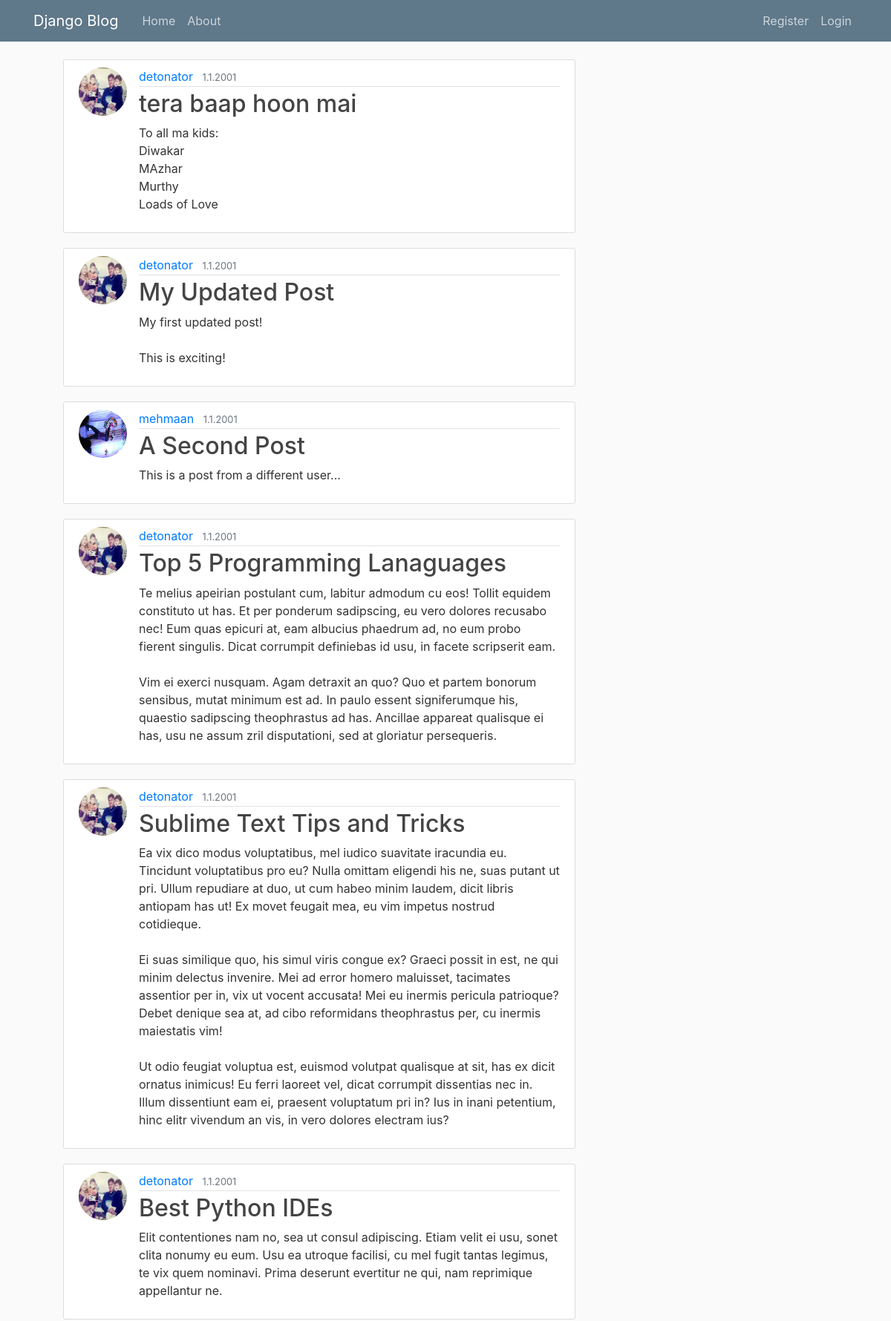
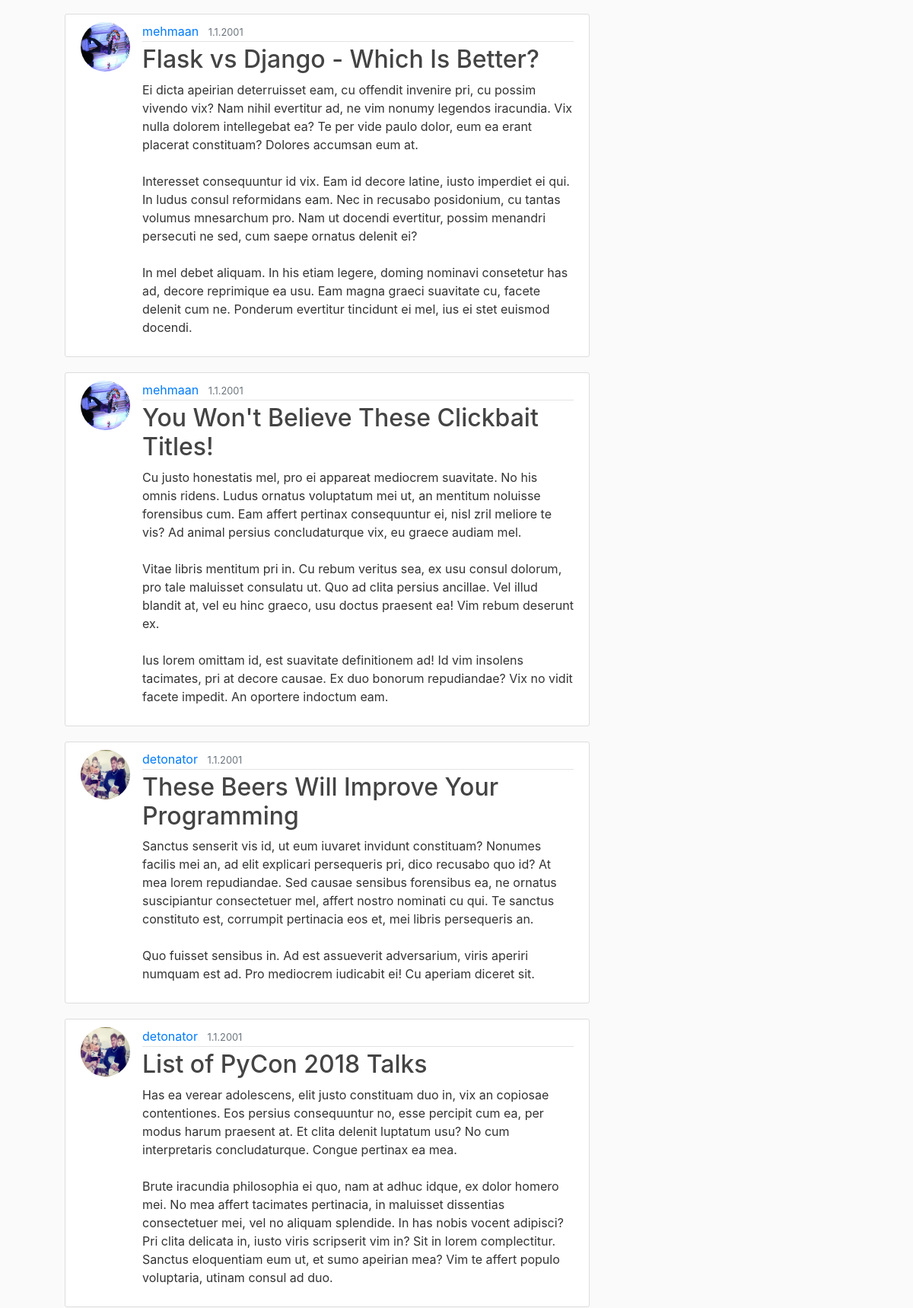
/posts/ (upper part), run on the app's committed database (2 pictures, top to bottom).
### posts/models.py (models this page shows)
class post(models.Model):
    title=models.CharField(max_length=40)
    content=models.TextField()
    date_posted=models.DateTimeField(default=timezone.now)
    author=models.ForeignKey(User, on_delete=models.CASCADE ,default=1)

### accounts/models.py (models this page shows, shortened)
class profile(models.Model):
    user=models.OneToOneField(User, on_delete=models.CASCADE)
    image= models.ImageField(default='profile_pics/default.jpg',upload_to='profile_pics')

### posts/views.py (the view)
# urls.py: path('', post_list, name='home'),
def post_list(request):
    posts=post.objects.all().order_by('id')
    page_obj=Paginator(posts,5)
    Context={
        'post_list': posts,
        'page_obj': page_obj,
    }
    return render(request,"posts/posts_list.html",Context)

### templates/posts/posts_list.html (shortened to what this page needs)
{% extends 'posts/base.html' %}
{% block content %}
 <ul>
   {%if user.is_authenticated %}
      {%for post in post_list%}
 <article class="media content-section">
  <img class='rounded-circle article-img' src="{{post.author.profile.image.url}}">
  <div class="media-body">
    <div class="article-metadata">
       <a class="mr-2" href="#" >{{post.author}}</a>
       <small class="text-muted">1.1.2001</small>
        <a class="mr-2" href="{{post.id}}/update/" >Update</a>
        <a class="mr-2" href="{{post.id}}/delete/" >delete</a>
    <h2><a class="article-title" href="{{post.id}}/">{{ post.title }}</a></h2>
    <p class="article-content">{{ post.content }}</p>
  </div>
</article>
       {%endfor%}
   {%else%}
      {%for post in post_list%}
 <article class="media content-section">
  <img class="rounded-circle article-img" src="{{post.author.profile.image.url}}">
  <div class="media-body">
    <div class="article-metadata">
      <a class="mr-2" href="#" >{{post.author}}</a>
      <small class="text-muted">1.1.2001</small>
    </div>
    <h2><a class="article-title" href="accounts/login">{{ post.title }}</a></h2>
    <p class="article-content">{{ post.content }}</p>
  </div>
</article>
      {%endfor%}<a href=<a href="accounts/register">>
   {% endif%}
  </ul>
 {% endblock  %}

### templates/posts/base.html (shortened to what this page needs)
{% load static %}
<!doctype html>
<html lang="en">
  <head>
    <link rel="stylesheet" href="https://maxcdn.bootstrapcdn.com/bootstrap/4.0.0/css/bootstrap.min.css">
    <link rel="stylesheet" type="text/css" href="{% static 'blog/Main.css' %}">
  </head>
  <body>
  <header class="site-header">
  <nav class="navbar navbar-expand-md navbar-dark bg-steel fixed-top">
    <div class="container">
      <a class="navbar-brand mr-4" href="/">Django Blog</a>
      <div class="collapse navbar-collapse" id="navbarToggle">
        <div class="navbar-nav mr-auto">
          <a class="nav-item nav-link" href="{% url 'home'%}%">Home</a>
          <a class="nav-item nav-link" href="/about">About</a>
        </div>
        <div class="navbar-nav">
        {%if user.is_authenticated %}
          <h5 class="av-item nav-link">{{user.first_name}}</h5>
          <a class="nav-item nav-link" href="accounts/logout">Logout</a>
          <a class="nav-item nav-link" href="accounts/profile">Profile</a>
        {%else %}
          <a class="nav-item nav-link" href="{% url 'register' %}">Register</a>
          <a class="nav-item nav-link" href="{% url 'login' %}">Login</a>
        {% endif %}
        </div>
      </div>
    </div>
  </nav>
</header>
   <main role="main" class="container">
  <div class="row">
    <div class="col-md-8">
      {% block content %}{% endblock %}
    </div>
  </div>
</main>
  </body>
  </html>

### static/blog/Main.css (style rules this page uses)
body { background: #fafafa; color: #333333; margin-top: 5rem; }
h1, h2, h3, h4, h5, h6 { color: #444444; }
ul { margin: 0; }
.bg-steel { background-color: #5f788a; }
.site-header .navbar-nav .nav-link { color: #cbd5db; }
.content-section { background: #ffffff; padding: 10px 20px; border: 1px solid #dddddd; border-radius: 3px; margin-bottom: 20px; }
.article-title { color: #444444; }
.article-content { white-space: pre-line; }
.article-img { height: 65px; width: 65px; margin-right: 16px; }
.article-metadata { padding-bottom: 1px; margin-bottom: 4px; border-bottom: 1px solid #e3e3e3 }

### data on the page
post: author.profile.image (picture), author "detonator", title "tera baap hoon mai", content "To all ma kids: Diwakar MAzhar Murthy Loads of Love"
post: author.profile.image (picture), author "detonator", title "My Updated Post", content "My first updated post! This is exciting!"
post: author.profile.image (picture), author "mehmaan", title "A Second Post", content "This is a post from a different user..."
post: author.profile.image (picture), author "detonator", title "Top 5 Programming Lanaguages", content "Te melius apeirian postulant cum, labitur admodum cu eos! Tollit equidem constituto ut has. Et per ponderum sadipscing, eu vero dolores recusabo nec! Eum quas epicuri at, eam albucius phaedrum ad, no eum probo fierent singulis. Dicat corrumpit definiebas id usu, in facete scripserit eam. Vim ei exerci nusquam. Agam detraxit an quo? Quo et partem bonorum sensibus, mutat minimum est ad. In paulo essent signiferumque his, quaestio sadipscing theophrastus ad has. Ancillae appareat qualisque ei has, usu ne assum zril disputationi, sed at gloriatur persequeris."
post: author.profile.image (picture), author "detonator", title "Sublime Text Tips and Tricks", content "Ea vix dico modus voluptatibus, mel iudico suavitate iracundia eu. Tincidunt voluptatibus pro eu? Nulla omittam eligendi his ne, suas putant ut pri. Ullum repudiare at duo, ut cum habeo minim laudem, dicit libris antiopam has ut! Ex movet feugait mea, eu vim impetus nostrud cotidieque. Ei suas similique quo, his simul viris congue ex? Graeci possit in est, ne qui minim delectus invenire. Mei ad error homero maluisset, tacimates assentior per in, vix ut vocent accusata! Mei eu inermis pericula patrioque? Debet denique sea at, ad cibo reformidans theophrastus per, cu inermis maiestatis vim! Ut odio feugiat voluptua est, euismod volutpat qualisque at sit, has ex dicit ornatus inimicus! Eu…"
post: author.profile.image (picture), author "detonator", title "Best Python IDEs", content "Elit contentiones nam no, sea ut consul adipiscing. Etiam velit ei usu, sonet clita nonumy eu eum. Usu ea utroque facilisi, cu mel fugit tantas legimus, te vix quem nominavi. Prima deserunt evertitur ne qui, nam reprimique appellantur ne."
post: author.profile.image (picture), author "mehmaan", title "Flask vs Django - Which Is Better?", content "Ei dicta apeirian deterruisset eam, cu offendit invenire pri, cu possim vivendo vix? Nam nihil evertitur ad, ne vim nonumy legendos iracundia. Vix nulla dolorem intellegebat ea? Te per vide paulo dolor, eum ea erant placerat constituam? Dolores accumsan eum at. Interesset consequuntur id vix. Eam id decore latine, iusto imperdiet ei qui. In ludus consul reformidans eam. Nec in recusabo posidonium, cu tantas volumus mnesarchum pro. Nam ut docendi evertitur, possim menandri persecuti ne sed, cum saepe ornatus delenit ei? In mel debet aliquam. In his etiam legere, doming nominavi consetetur has ad, decore reprimique ea usu. Eam magna graeci suavitate cu, facete delenit cum ne. Ponderum…"
post: author.profile.image (picture), author "mehmaan", title "You Won't Believe These Clickbait Titles!", content "Cu justo honestatis mel, pro ei appareat mediocrem suavitate. No his omnis ridens. Ludus ornatus voluptatum mei ut, an mentitum noluisse forensibus cum. Eam affert pertinax consequuntur ei, nisl zril meliore te vis? Ad animal persius concludaturque vix, eu graece audiam mel. Vitae libris mentitum pri in. Cu rebum veritus sea, ex usu consul dolorum, pro tale maluisset consulatu ut. Quo ad clita persius ancillae. Vel illud blandit at, vel eu hinc graeco, usu doctus praesent ea! Vim rebum deserunt ex. Ius lorem omittam id, est suavitate definitionem ad! Id vim insolens tacimates, pri at decore causae. Ex duo bonorum repudiandae? Vix no vidit facete impedit. An oportere indoctum eam."
post: author.profile.image (picture), author "detonator", title "These Beers Will Improve Your Programming", content "Sanctus senserit vis id, ut eum iuvaret invidunt constituam? Nonumes facilis mei an, ad elit explicari persequeris pri, dico recusabo quo id? At mea lorem repudiandae. Sed causae sensibus forensibus ea, ne ornatus suscipiantur consectetuer mel, affert nostro nominati cu qui. Te sanctus constituto est, corrumpit pertinacia eos et, mei libris persequeris an. Quo fuisset sensibus in. Ad est assueverit adversarium, viris aperiri numquam est ad. Pro mediocrem iudicabit ei! Cu aperiam diceret sit."
post: author.profile.image (picture), author "detonator", title "List of PyCon 2018 Talks", content "Has ea verear adolescens, elit justo constituam duo in, vix an copiosae contentiones. Eos persius consequuntur no, esse percipit cum ea, per modus harum praesent at. Et clita delenit luptatum usu? No cum interpretaris concludaturque. Congue pertinax ea mea. Brute iracundia philosophia ei quo, nam at adhuc idque, ex dolor homero mei. No mea affert tacimates pertinacia, in maluisset dissentias consectetuer mei, vel no aliquam splendide. In has nobis vocent adipisci? Pri clita delicata in, iusto viris scripserit vim in? Sit in lorem complectitur. Sanctus eloquentiam eum ut, et sumo apeirian mea? Vim te affert populo voluptaria, utinam consul ad duo."
